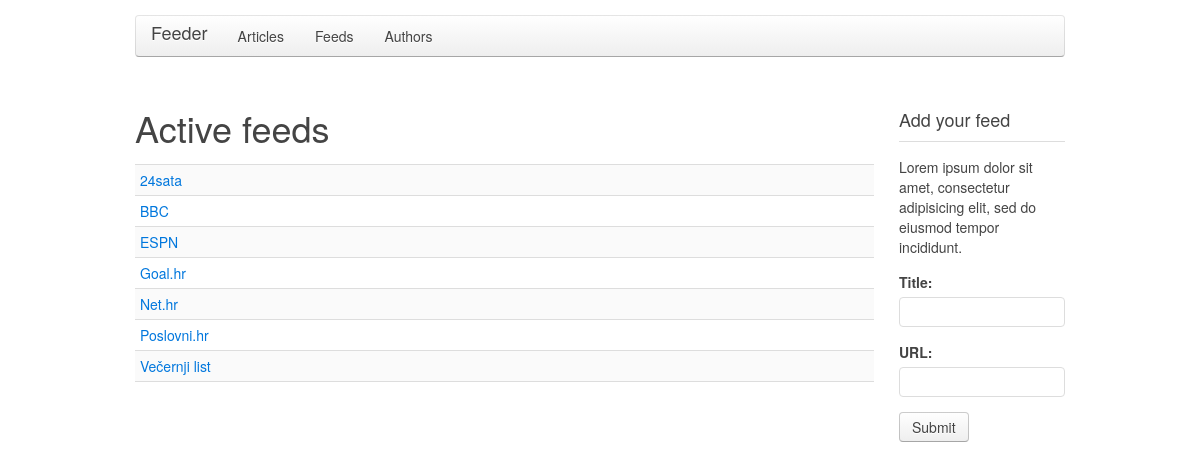
The page / on the database its author committed.
### feeds/models.py (models this page shows, shortened)
class Feed(models.Model):
    title = models.CharField(max_length=250)
    slug = models.SlugField(max_length=250)
    url = models.URLField(max_length=250, verbose_name="URL")
    is_active = models.BooleanField(default=True)
    created = models.DateTimeField(auto_now_add=True)
    updated = models.DateTimeField(auto_now=True)
    last_fetch = models.DateTimeField(null=True)
    objects = models.Manager()
    active_feeds = ActiveEntry()
    class Meta:
        ordering = ['title']
        unique_together = ('title', 'url')

### feeds/views.py (the view)
# urls.py: url(r'^$', views.HomePageView.as_view(), name='home'),
class HomePageView(FeedFormView, ListView):
    queryset = Feed.active_feeds.all().order_by('title')
    template_name = 'feeds/homepage.html'

### feeds/forms.py
class FeedForm(ModelForm):
    class Meta:
        model = Feed
        fields = ('title', 'url')

### feeds/views.py (called while the page is built)
    def feed_form(self):
        return FeedForm()

### feeds/templates/feeds/homepage.html (shortened to what this page needs)
{% extends "feeds/base.html" %}
{% block content %}
  <div class="uk-width-4-5">
    <h1>Active feeds</h1>
    {% if object_list %}
      <ul class="uk-list uk-list-striped">
      {% for feed in object_list %}
        <li><a href="{% url 'feeds:feed_article_list' feed.id feed.slug %}">{{ feed.title }}</a></li>
      {% endfor %}
      </ul>
    {% else %}
      <p>No active feed found!</p>
    {% endif %}
  </div>
  <div class="uk-width-1-5">
    <div class="uk-panel uk-panel-header uk-width-medium-1-1">
      <h2 class="uk-panel-title">Add your feed</h2>
      <p>Lorem ipsum dolor sit amet, consectetur adipisicing elit, sed do eiusmod tempor incididunt.</p>
      {% include "feeds/form.html" with form=view.feed_form %}
    </div>
  </div>
{% endblock %}

### rows shown on the page
Feed: title "24sata"
Feed: title "BBC"
Feed: title "ESPN"
Feed: title "Goal.hr"
Feed: title "Net.hr"
Feed: title "Poslovni.hr"
Feed: title "Večernji list"

### other values the page prints
{{ field.label_tag }} "Title:" "URL:"
